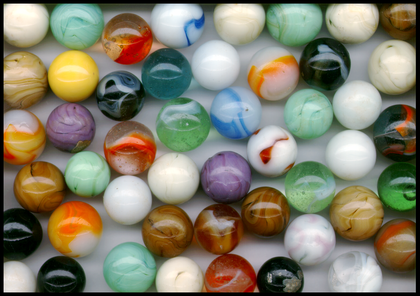
%> input picture master Image compression Matlab-pub/MARBLES.TIF, 420 x 296 px, shrunk from 1419 x 1001 before the run
$ octave main.m   (GNU Octave 9; MATLAB toolbox functions it lacks are replaced by stand-ins)
%> lines starting %> are read from the running program, lines starting %| are printed output that depends on the picture
### master Image compression Matlab-pub/im_prep.m
%This code reads image file, changes depth of color and pixel of image
%
%
%
%

% clc;
% clf;
% close all;s
% clear all;
% sprintf('Make sure directory of image file and executing MATLAB script file is same')
% x=input('enter the file name  ')% return string to x (keep input string inside single quotation mark)
%
function [R1,G1,B1,R2,G2,B2,RGB,GR,GG,GB,GRGGGB,Gray1,Gray2]=im_prep(x)
try
    Image=double(imread(x));%image read returns cell containing pixel value, double for large depth color
    imfinfo(x)%displays info of image
   % [6 lines of commented-out code are left out]
        R1=double(Image(1:200,1:200,1));
        G1=double(Image(1:200,1:200,2));
        B1=double(Image(1:200,1:200,3));
        %conversion to variable uint8(0-255) for displaying and processing
        R2=double(Image(1:200,1:200,1));
        G2=double(Image(1:200,1:200,2));
        B2=double(Image(1:200,1:200,3));
        RGB=cat(3,R2,G2,B2); %concatenate fragment matrix
        %gamma corrected value
        GR1=(R1.^2.22)*0.001153;
        GG2=(G1.^2.22)*0.001153;
        GB3=(B1.^2.22)*0.001153;
        %conversion to uint8(0-255)for displaying and processing
        GR=GR1;
        GG=GG2;
        GB=GB3;
        GRGGGB=cat(3,GR1,GG2,GB3);

   % elseif SamplePerPixel==1 && Rows>200 && Columns>200
%       Gray=double(Image(:,:));
        %Using 200*2000 pixel of image to perform image compression
        %Rec.ITU-R BT.601-7 calculates
        Gray1=0.299 * R1 + 0.587 * G1 + 0.114 * B1;
        Gray2=Gray1;

catch ME
    error=sprintf('Check \n Function: %s \n At line: %d \n Possible cause:%s \n Image file should be RGB or gray scale without pixel less than 200*200 '...
        , ME.stack(1).name, ME.stack(1).line, ME.message)

   close all

end
end

### master Image compression Matlab-pub/color_spc_for_yubrgb.m
%Image color space transform YUV, YIQ, YCbCr,CIE 1931
%Here without assuming gamma correction K.^(2.222)*(4.4888e-06)
%
%
%conversion to Y,U,V forward transform
 function[Y,U,V,YUV]=color_spc_for_yubrgb(R2,G2,B2)
    try
        Y=0.299*R2+0.587*G2+0.114*B2;
        U=-0.147*R2-0.289*G2+0.436*B2;
        V=0.615*R2-0.515*G2-0.100*B2;
        YUV=cat(3,Y,U,V);

    catch ME
        error=sprintf('Check \n Function: %s \n At line: %d \n Possible cause:%s \n forward transform RGB to YUV failure '...
        , ME.stack(1).name, ME.stack(1).line, ME.message)

   close all
    end
 end

### master Image compression Matlab-pub/color_spc_inv_yuvrgb.m
%Image color space transform YUV, YIQ, YCbCr,CIE 1931
%Here assuming gamma correction K.^(2.222)*(4.4888e-06)
%
%conversion  Y,U,V to R,G,B inverse transform

function[R3,G3,B3,YUV2RGB]=color_spc_inv_yuvrgb(Y,U,V)
try
    %Inverse transform
    R3=Y+1.140*V;
    G3=Y-0.395*U-0.581*V;
    B3=Y+2.032*U;
    YUV2RGB=cat(3,R3,G3,B3);


catch ME
    error=sprintf('Check \n Function: %s \n At line: %d \n Possible cause:%s \n  Inverse transform YUV to RGB failure  '...
    , ME.stack(1).name, ME.stack(1).line, ME.message)

   close all
end
end

### master Image compression Matlab-pub/color_spc_for_yiqrgb.m
%Image color space transform YUV, YIQ, YCbCr,CIE 1931
%Here assuming gamma correction K.^(2.222)*(4.4888e-06)
%
%
%conversion to Y,I,Q forward transform
 function[Y1,I,Q,Y1IQ]=color_spc_for_yiqrgb(R2,G2,B2)
    try
        Y1=0.299*R2+0.587*G2+0.114*B2;
        I=0.596*R2-0.275*G2-0.321*B2;
        Q=0.212*R2-0.523*G2+0.311*B2;

    Y1IQ=cat(3,Y1,I,Q);

    catch ME
    error=sprintf('Check \n Function: %s \n At line: %d \n Possible cause:%s \n forward transform RGB to YUV failure '...
    , ME.stack(1).name, ME.stack(1).line, ME.message)

   close all
    end
 end

### master Image compression Matlab-pub/color_spc_inv_yiqrgb.m
%Image color space transform YUV, YIQ, YCbCr,CIE 1931
%Here assuming gamma correction K.^(2.222)*(4.4888e-06)
%
%
%conversion to RGB from YIQ inverse transform
 function[R4,G4,B4,Y1IQ2RGB]=color_spc_inv_yiqrgb(Y1,I,Q)
    try
        R4=Y1+0.956*I+0.621*Q;
        G4=Y1-0.272*I-0.647*Q;
        B4=Y1-1.107*I+1.704*Q;
        Y1IQ2RGB=cat(3,R4,G4,B4);

    catch ME
        error=sprintf('Check \n Function: %s \n At line: %d \n Possible cause:%s \n forward transform RGB to YUV failure '...
        , ME.stack(1).name, ME.stack(1).line, ME.message)

   close all
    end
 end

### master Image compression Matlab-pub/color_spc_for_ycbcrrgb.m
%Image color space transform YUV, YIQ, YCbCr,CIE 1931
%Here assuming gamma correction K.^(2.222)*(4.4888e-06)
%
%
%conversion to Y,Cb,Cr forward transform
 function[Y2,Cb,Cr,Y3CbCr]=color_spc_for_ycbcrrgb(R2,G2,B2)
    try
        Y2=0.257*R2+0.504*G2+0.098*B2+16;
        Cb=-0.148*R2-0.291*G2+0.439*B2+128;
        Cr=0.439*R2-0.368*G2-0.071*B2+128;
        Y3CbCr=cat(3,Y2,Cb,Cr);

    catch ME
    error=sprintf('Check \n Function: %s \n At line: %d \n Possible cause:%s \n forward transform RGB to YUV failure '...
    , ME.stack(1).name, ME.stack(1).line, ME.message)

   close all
    end
 end

### master Image compression Matlab-pub/color_spc_inv_ycbcrrgb.m
%Image color space transform YUV, YIQ, YCbCr,CIE 1931
%Here assuming gamma correction K.^(2.222)*(4.4888e-06)
%
%
%conversion to Y,Cb,Cr inverse transform
 function[R5,G5,B5,Y2CbCr2RGB]=color_spc_inv_ycbcrrgb(Y2,Cb,Cr)
    try
        R5=1.164*(Y2-16)+1.596*(Cr-128);
        G5=1.164*(Y2-16)-0.813*(Cr-128)-0.391*(Cb-128);
        B5=1.164*(Y2-16)+2.018*(Cb-128);
        Y2CbCr2RGB=cat(3,R5,G5,B5);

    catch ME
    error=sprintf('Check \n Function: %s \n At line: %d \n Possible cause:%s \n forward transform RGB to YUV failure '...
    , ME.stack(1).name, ME.stack(1).line, ME.message)

   close all
    end
 end

### master Image compression Matlab-pub/block.m
%This function performs segmenting picture into block size of N*N pixel
%

%c = mat2cell(x,m,n) divides up the two-dimensional matrix...
%x into adjacent submatrices, each contained in a cell of the...
%returned cell array, c. Vectors m and n specify the number of...
%rows and columns, respectively, to be assigned to the submatrices in c...
%
%
%
function [blks,blks1]=block(single_matrix,blk_size)
try
    %number of rows
    r=size(single_matrix,1);
    %number of columns
    c=size(single_matrix,2);
    num_blk1=r/blk_size;
    num_blk2=c/blk_size;
    %creating a random matrix of zeros to store
    p=zeros(1,num_blk1);
    q=zeros(1,num_blk2);
    for i=1:num_blk1
        p(i)=[blk_size];
    end
    for i=1:num_blk2
        q(i)=[blk_size];
    end
    %new matrix X dividing image into block size of N*N pixel
    blks=mat2cell(single_matrix,p,q);
    blks1=mat2cell(single_matrix,p,q);


catch ME
    error=sprintf('Check \n Function: %s \n At line: %d \n Possible cause:%s \n no of rows or column divide by block size should return 0 remainder'...
        , ME.stack(1).name, ME.stack(1).line, ME.message)

   close all
end
end

### master Image compression Matlab-pub/main.m

clc
clf
close all
clear all
sprintf('Make sure directory of image file and executing MATLAB script file is same: ')
x=input('enter the file name, input string inside single quotation mark:  ')% returns string to x
%> the answer given: 'MARBLES.TIF'
%Image=double(imread(x));
imfinfo(x)
%Gray1=double(Image(1:200,1:200));

%[Gray1]=im_prep(x);
[R1,G1,B1,R2,G2,B2,RGB,GR,GG,GB,GRGGGB,Gray1,Gray2]=im_prep(x);
%> in im_prep, `Gray1=0.299 * R1 + 0.587 * G1 + 0.114 * B1;`:
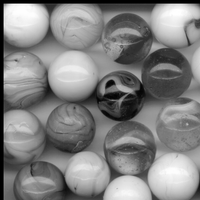
%> Gray1: size 200x200 double; min 0, max 255, mean 129.8
figure(1)
%%displays original RGB image
imshow(uint8(RGB));
%imshow(uint8(Gray1))

% %forward conversion from RGB original image to YUV and display
 [Y,U,V,YUV]=color_spc_for_yubrgb(R2,G2,B2);
%> in color_spc_for_yubrgb, `U=-0.147*R2-0.289*G2+0.436*B2;`:
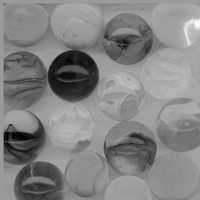
%> U: size 200x200 double; min -76.98, max 50.25, mean -11.4; drawn with min black and max white
figure(2)
imshow(uint8(YUV));

% %inverse transform from YUV to RGB and display
[R3,G3,B3,YUV2RGB]=color_spc_inv_yuvrgb(Y,U,V);
 figure(3)
 imshow(uint8(YUV2RGB));

% %forward transform from RGB original image to YIQ and display
 [Y1,I,Q,Y1IQ]=color_spc_for_yiqrgb(R2,G2,B2);
%> in color_spc_for_yiqrgb, `I=0.596*R2-0.275*G2-0.321*B2;`:
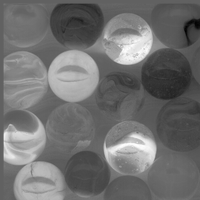
%> I: size 200x200 double; min -72.72, max 117.5, mean 11.3; drawn with min black and max white
%> in color_spc_for_yiqrgb, `Y1IQ=cat(3,Y1,I,Q);`:
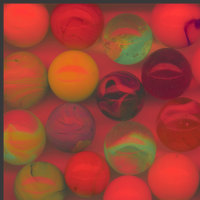
%> Y1IQ: size 200x200x3 double; mean R, G, B 129.8, 11.3, -6.2; drawn with min black and max white
 figure(4)
imshow(uint8(Y1IQ));
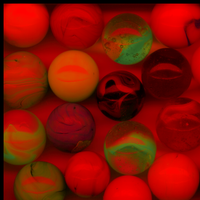
%> displayed picture: size 200x200x3, on the screen's scale of 0 to 255; mean R, G, B 129.8, 17.3, 1.6
% %inverse transform from YIQ to RGB and display
 [R4,G4,B4,Y1IQ2RGB]=color_spc_inv_yiqrgb(Y1,I,Q);
 figure(5)
 imshow(uint8(Y1IQ2RGB));
% %forward conversion from RGB original image to YCbCr and display
 [Y2,Cb,Cr,Y2CbCr]=color_spc_for_ycbcrrgb(R2,G2,B2);
%> in color_spc_for_ycbcrrgb, `Cr=0.439*R2-0.368*G2-0.071*B2+128;`:
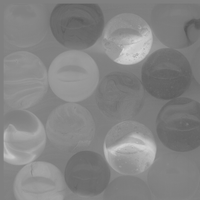
%> Cr: size 200x200 double; min 87.1, max 214.2, mean 132.4
%> in color_spc_for_ycbcrrgb, `Y3CbCr=cat(3,Y2,Cb,Cr);`:
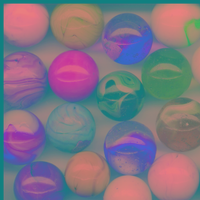
%> Y3CbCr: size 200x200x3 double; mean R, G, B 127.5, 116.5, 132.4
figure(6)
 imshow(uint8(Y2CbCr));
% %inverse conversion from YCbCr to RGB and display
 [R5,G5,B5,Y2CbCr2RGB]=color_spc_inv_ycbcrrgb(Y2,Cb,Cr);
 figure(7)
 imshow(uint8(Y2CbCr2RGB));

 %Gamma corrected Image
 figure(8)
 imshow(uint8(GRGGGB))

%image splitting into block of N*N
sprintf('-----------Splitting matrix into block of N*N pixel---------- ');
single_matrix=input('Select either of matrix from: R1,G1,B1,Y,U,V,Y2,Cb,Cr,Y1,I,Q,Gray1,Gray2:  ');
%> the answer given: 1
blk_size=input('enter block size N representing N*N pixel: ');
%> the answer given: 3

[blks,blks1]=block(single_matrix,blk_size);
%> (the run ends here)
